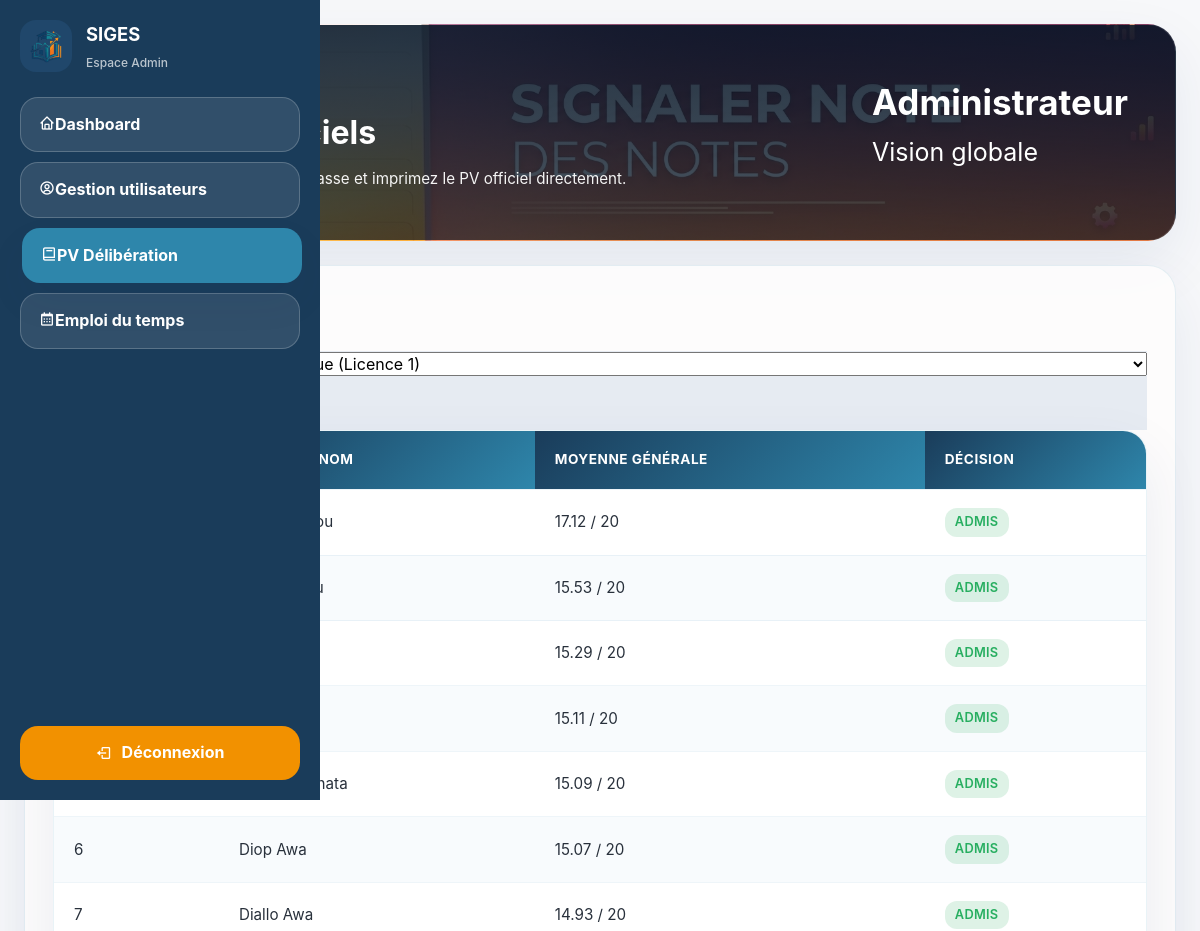
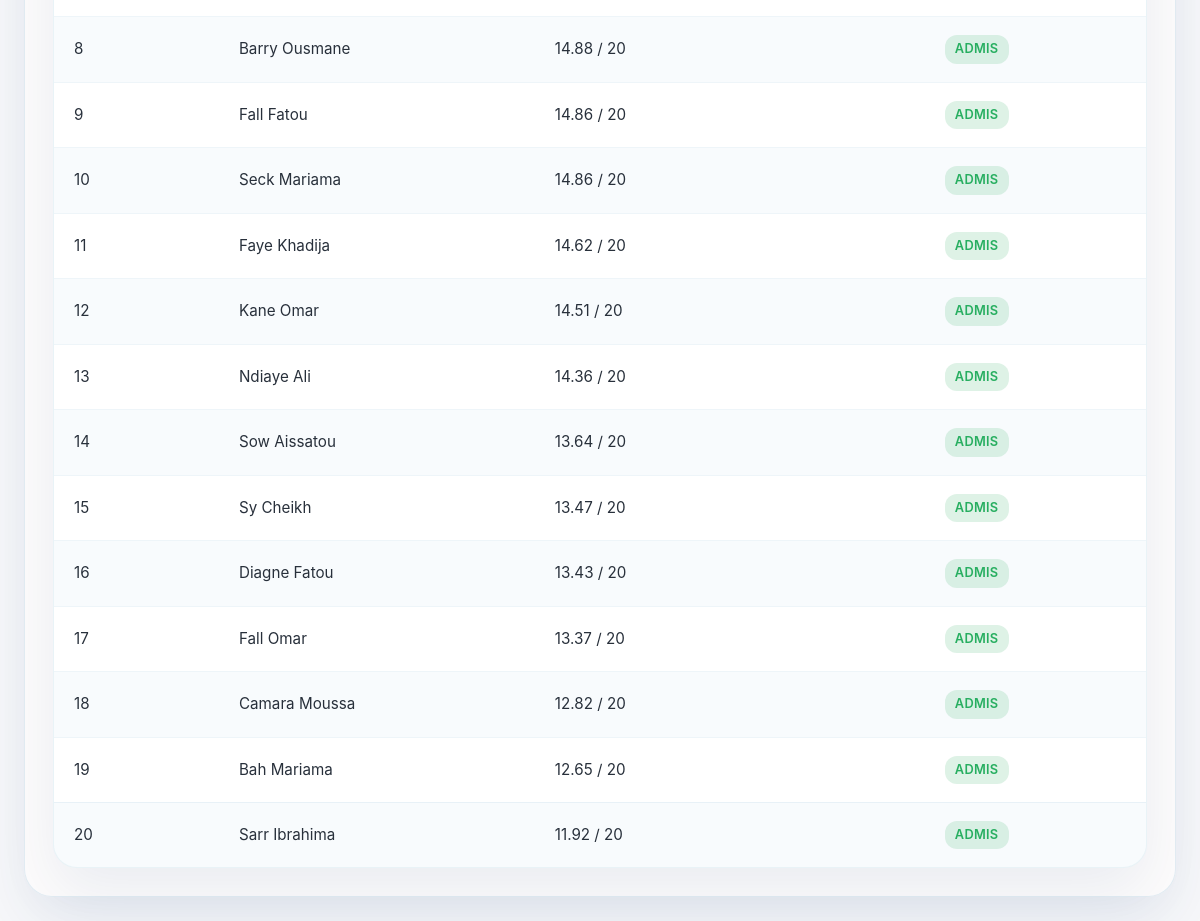
Page /views/admin/grades_view.php?id_classe=1 (signed in) on the committed database (2 pictures, top to bottom).
### tables this page shows
CREATE TABLE `etudiant` (
  `id_Etudiant` int(11) NOT NULL,
  `nom` varchar(100) NOT NULL,
  `prenom` varchar(100) NOT NULL,
  `Id_Classe` int(11) DEFAULT NULL,
  `login` varchar(50) DEFAULT NULL
);

### models/Grade.php (called while the page is built, shortened)
<?php
class Grade {
    private $conn;
    public function __construct($db) {
        $this->conn = $db;
    }
    public function getClassPV($id_classe) {
        $query = "SELECT
                    e.id_Etudiant,
                    e.nom,
                    e.prenom,
                    SUM(eff.note * m.coefficient) / SUM(m.coefficient) as moyenne_generale
                FROM etudiant e
                JOIN effectue eff ON e.id_Etudiant = eff.id_Etudiant
                JOIN evaluation ev ON eff.Id_Evaluation = ev.Id_Evaluation
                JOIN matiere m ON ev.Id_Matiere = m.Id_Matiere
                WHERE e.Id_Classe = :id_c
                GROUP BY e.id_Etudiant
                ORDER BY moyenne_generale DESC";
        $stmt = $this->conn->prepare($query);
        $stmt->execute(['id_c' => $id_classe]);
        return $stmt->fetchAll(PDO::FETCH_ASSOC);
    }
}
?>

### views/admin/grades_view.php (the view, shortened to what this page needs)
<?php
require_once '../../models/Grade.php';
$database = new Database();
$db = $database->getConnection();
$gradeModel = new Grade($db);
$selected_classe = isset($_GET['id_classe']) ? $_GET['id_classe'] : null;
$classes = $db->query("SELECT * FROM classe")->fetchAll(PDO::FETCH_ASSOC);
$pv = [];
if ($selected_classe) {
    $pv = $gradeModel->getClassPV($selected_classe);
}
?>
<!DOCTYPE html>
<html lang="fr">
<head>
    <link rel="stylesheet" href="../../assets/css/style.css">
    <link rel="stylesheet" href="https://cdn.jsdelivr.net/npm/boxicons@2.1.4/css/boxicons.min.css">
</head>
<body>
    <div class="student-shell">
        <aside class="student-sidebar">
            <div class="sidebar-brand">
                <img src="../../assets/img/logo_simple-SAP.png" alt="SIGES logo">
                <div class="brand-title">
                    <strong>SIGES</strong>
                    <span>Espace Admin</span>
                </div>
            </div>
            <nav class="sidebar-nav">
                <a href="dashboard.php"><i class='bx bx-home'></i>Dashboard</a>
                <a href="users.php"><i class='bx bx-user-circle'></i>Gestion utilisateurs</a>
                <a href="grades_view.php" class="active"><i class='bx bx-book'></i>PV Délibération</a>
                <a href="schedule.php"><i class='bx bx-calendar'></i>Emploi du temps</a>
            </nav>
            <a href="../../controllers/Logout.php" class="logout-btn"><i class='bx bx-log-out'></i>Déconnexion</a>
        </aside>
        <main class="student-main">
            <section class="page-header page-header-reclamation">
                <div>
                    <p class="eyebrow">PV de délibération</p>
                    <h1>Classement officiels</h1>
                    <p>Consultez les résultats de chaque classe et imprimez le PV officiel directement.</p>
                </div>
                <div class="header-user-card">
                    <strong>Administrateur</strong>
                    <span>Vision globale</span>
                </div>
            </section>
            <section class="section-block">
                <div class="section-title-row">
                    <h2>Classe sélectionnée</h2>
                </div>
                <div class="filter-section" style="background: rgba(226, 232, 240, 0.8);">
                    <form method="GET" style="display: flex; gap: 10px; align-items: center; width: 100%;">
                        <label>Choisir une classe :</label>
                        <select name="id_classe" onchange="this.form.submit()" style="flex:1; min-width:180px;">
                            <?php foreach ($classes as $c): ?>
                                <option value="<?= $c['Id_Classe'] ?>" <?= $selected_classe == $c['Id_Classe'] ? 'selected' : '' ?>>
                                    <?= htmlspecialchars($c['libelle']) ?> (<?= htmlspecialchars($c['niveau']) ?>)
                                </option>
                            <?php endforeach; ?>
                        </select>
                    </form>
                    <button class="button-primary" onclick="window.print()">Imprimer le PV</button>
                </div>
                <?php if ($selected_classe && !empty($pv)): ?>
                    <div class="table-card">
                        <table>
                            <thead>
                                <tr>
                                    <th>Rang</th>
                                    <th>Nom & Prénom</th>
                                    <th>Moyenne Générale</th>
                                    <th>Décision</th>
                                </tr>
                            </thead>
                            <tbody>
                                <?php $rank = 1; foreach ($pv as $row): ?>
                                    <tr>
                                        <td><?= $rank++ ?></td>
                                        <td><?= htmlspecialchars($row['nom']) ?> <?= htmlspecialchars($row['prenom']) ?></td>
                                        <td><?= number_format($row['moyenne_generale'], 2) ?> / 20</td>
                                        <td>
                                            <?php if ($row['moyenne_generale'] >= 10): ?>
                                                <span class="badge badge-success">ADMIS</span>
                                            <?php else: ?>
                                                <span class="badge badge-danger">AJOURNÉ</span>
                                            <?php endif; ?>
                                        </td>
                                    </tr>
                                <?php endforeach; ?>
                            </tbody>
                        </table>
                    </div>
                <?php elseif ($selected_classe): ?>
                    <p>Aucune note enregistrée pour cette classe pour le moment.</p>
                <?php else: ?>
                    <p>Veuillez sélectionner une classe pour afficher les résultats.</p>
                <?php endif; ?>
            </section>
        </main>
    </div>
</body>
</html>

### rows in the picture
etudiant: moyenne_generale "17.12"
etudiant: moyenne_generale "15.53"
etudiant: moyenne_generale "15.29"
etudiant: moyenne_generale "15.11"
etudiant: moyenne_generale "15.09"
etudiant: nom "Diop", prenom "Awa", moyenne_generale "15.07"
etudiant: nom "Diallo", prenom "Awa", moyenne_generale "14.93"
etudiant: nom "Barry", prenom "Ousmane", moyenne_generale "14.88"
etudiant: nom "Fall", prenom "Fatou", moyenne_generale "14.86"
etudiant: nom "Seck", prenom "Mariama", moyenne_generale "14.86"
etudiant: nom "Faye", prenom "Khadija", moyenne_generale "14.62"
etudiant: nom "Kane", prenom "Omar", moyenne_generale "14.51"
etudiant: nom "Ndiaye", prenom "Ali", moyenne_generale "14.36"
etudiant: nom "Sow", prenom "Aissatou", moyenne_generale "13.64"
etudiant: nom "Sy", prenom "Cheikh", moyenne_generale "13.47"
etudiant: nom "Diagne", prenom "Fatou", moyenne_generale "13.43"
etudiant: nom "Fall", prenom "Omar", moyenne_generale "13.37"
etudiant: nom "Camara", prenom "Moussa", moyenne_generale "12.82"
etudiant: nom "Bah", prenom "Mariama", moyenne_generale "12.65"
etudiant: nom "Sarr", prenom "Ibrahima", moyenne_generale "11.92"

### other values in the picture
form field id_classe "L1-Informatique (Licence 1)"
